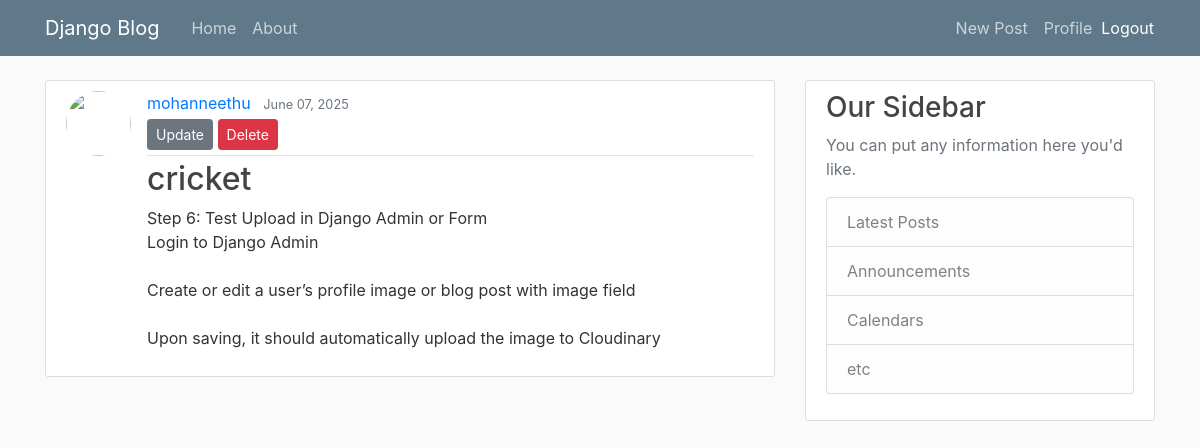
The page /post/32/ (signed in) on the database its author committed.
### blog/models.py (models this page shows, shortened)
class Post(models.Model):
    title = models.CharField(max_length=100)
    content = models.TextField()
    date_posted = models.DateTimeField(default=timezone.now)
    author = models.ForeignKey(User, on_delete=models.CASCADE)

### blog/views.py (the view)
# urls.py: path('post/<int:pk>/', PostDetailView.as_view(), name='post-detail'),
class PostDetailView(DetailView):
    model = Post

### blog/templates/blog/post_detail.html
{% extends "blog/base.html" %}
{% block content %}
  <article class="media content-section">
    <img class="rounded-circle article-img" src="{{ object.author.profile.image.url }}">
    <div class="media-body">
      <div class="article-metadata">
        <a class="mr-2" href="{% url 'user-posts' object.author.username %}">{{ object.author }}</a>
        <small class="text-muted">{{ object.date_posted|date:"F d, Y" }}</small>
        {% if object.author == user %}
          <div>
            <a class="btn btn-secondary btn-sm mt-1 mb-1" href="{% url 'post-update' object.id %}">Update</a>
            <a class="btn btn-danger btn-sm mt-1 mb-1" href="{% url 'post-delete' object.id %}">Delete</a>
          </div>
        {% endif %}
      </div>
      <h2 class="article-title">{{ object.title }}</h2>
      <p class="article-content">{{ object.content }}</p>
    </div>
  </article>
{% endblock content %}

### blog/static/blog/main.css (style rules this page uses)
body { background: #fafafa; color: #333333; margin-top: 5rem; }
h1, h2, h3, h4, h5, h6 { color: #444444; }
.content-section { background: #ffffff; padding: 10px 20px; border: 1px solid #dddddd; border-radius: 3px; margin-bottom: 20px; }
.article-title { color: #444444; }
.article-content { white-space: pre-line; }
.article-img { height: 65px; width: 65px; margin-right: 16px; }
.article-metadata { padding-bottom: 1px; margin-bottom: 4px; border-bottom: 1px solid #e3e3e3 }

### rows shown on the page
Post: author "mohanneethu", date_posted "June 07, 2025", title "cricket", content "Step 6: Test Upload in Django Admin or Form Login to Django Admin Create or edit a user’s profile image or blog post with image field Upon saving, it should automatically upload the image to Cloudinary"
